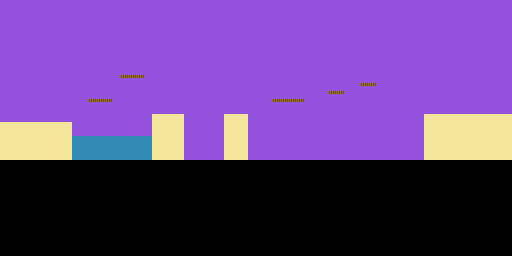

The image is a tile-based game level rendered from a .tmx file. Its description and complete source (layers, tilesets, objects, tile grids) follow:
An orthogonal 64x32 tile map with 8x8 px tiles, 1 tile layer (Tile Layer 1).

<map version="1.10" tiledversion="1.11.2" orientation="orthogonal" renderorder="right-down" width="64" height="32" tilewidth="8" tileheight="8" infinite="0" nextlayerid="2" nextobjectid="1">
 <tileset firstgid="1" source="tileset.tsx" />
 <layer id="1" name="Tile Layer 1" width="64" height="32">
  <data encoding="csv">
9,9,9,9,9,9,9,9,9,9,9,9,9,9,9,9,9,9,9,9,9,9,9,9,9,9,9,9,9,9,9,9,9,9,9,9,9,9,9,9,9,9,9,9,9,9,9,9,9,9,9,9,9,9,9,9,9,9,9,9,9,9,9,9,
9,9,9,9,9,9,9,9,9,9,9,9,9,9,9,9,9,9,9,9,9,9,9,9,9,9,9,9,9,9,9,9,9,9,9,9,9,9,9,9,9,9,9,9,9,9,9,9,9,9,9,9,9,9,9,9,9,9,9,9,9,9,9,9,
9,9,9,9,9,9,9,9,9,9,9,9,9,9,9,9,9,9,9,9,9,9,9,9,9,9,9,9,9,9,9,9,9,9,9,9,9,9,9,9,9,9,9,9,9,9,9,9,9,9,9,9,9,9,9,9,9,9,9,9,9,9,9,9,
9,9,9,9,9,9,9,9,9,9,9,9,9,9,9,9,9,9,9,9,9,9,9,9,9,9,9,9,9,9,9,9,9,9,9,9,9,9,9,9,9,9,9,9,9,9,9,9,9,9,9,9,9,9,9,9,9,9,9,9,9,9,9,9,
9,9,9,9,9,9,9,9,9,9,9,9,9,9,9,9,9,9,9,9,9,9,9,9,9,9,9,9,9,9,9,9,9,9,9,9,9,9,9,9,9,9,9,9,9,9,9,9,9,9,9,9,9,9,9,9,9,9,9,9,9,9,9,9,
9,9,9,9,9,9,9,9,9,9,9,9,9,9,9,9,9,9,9,9,9,9,9,9,9,9,9,9,9,9,9,9,9,9,9,9,9,9,9,9,9,9,9,9,9,9,9,9,9,9,9,9,9,9,9,9,9,9,9,9,9,9,9,9,
9,9,9,9,9,9,9,9,9,9,9,9,9,9,9,9,9,9,9,9,9,9,9,9,9,9,9,9,9,9,9,9,9,9,9,9,9,9,9,9,9,9,9,9,9,9,9,9,9,9,9,9,9,9,9,9,9,9,9,9,9,9,9,9,
9,9,9,9,9,9,9,9,9,9,9,9,9,9,9,9,9,9,9,9,9,9,9,9,9,9,9,9,9,9,9,9,9,9,9,9,9,9,9,9,9,9,9,9,9,9,9,9,9,9,9,9,9,9,9,9,9,9,9,9,9,9,9,9,
9,9,9,9,9,9,9,9,9,9,9,9,9,9,9,9,9,9,9,9,9,9,9,9,9,9,9,9,9,9,9,9,9,9,9,9,9,9,9,9,9,9,9,9,9,9,9,9,9,9,9,9,9,9,9,9,9,9,9,9,9,9,9,9,
9,9,9,9,9,9,9,9,9,9,9,9,9,9,9,7,7,7,9,9,9,9,9,9,9,9,9,9,9,9,9,9,9,9,9,9,9,9,9,9,9,9,9,9,9,9,9,9,9,9,9,9,9,9,9,9,9,9,9,9,9,9,9,9,
9,9,9,9,9,9,9,9,9,9,9,9,9,9,9,9,9,9,9,9,9,9,9,9,9,9,9,9,9,9,9,9,9,9,9,9,9,9,9,9,9,9,9,9,9,7,7,9,9,9,9,9,9,9,9,9,9,9,9,9,9,9,9,9,
9,9,9,9,9,9,9,9,9,9,9,9,9,9,9,9,9,9,9,9,9,9,9,9,9,9,9,9,9,9,9,9,9,9,9,9,9,9,9,9,9,7,7,9,9,9,9,9,9,9,9,9,9,9,9,9,9,9,9,9,9,9,9,9,
9,9,9,9,9,9,9,9,9,9,9,7,7,7,9,9,9,9,9,9,9,9,9,9,9,9,9,9,9,9,9,9,9,9,7,7,7,7,9,9,9,9,9,9,9,9,9,9,9,9,9,9,9,9,9,9,9,9,9,9,9,9,9,9,
9,9,9,9,9,9,9,9,9,1,9,9,9,9,9,9,9,9,9,9,9,9,9,9,9,9,9,9,9,9,9,9,9,9,9,9,9,9,9,9,9,9,9,9,9,9,9,9,9,9,9,9,9,9,9,9,9,9,9,9,9,9,9,9,
9,9,9,9,9,9,9,9,9,1,1,1,9,9,9,9,9,9,1,11,13,13,11,9,9,9,9,9,12,11,13,9,9,9,9,9,9,9,9,9,9,9,9,9,9,9,9,9,9,9,9,9,9,12,13,11,11,12,12,11,11,12,11,13,
12,12,13,11,12,13,11,13,11,1,1,1,1,1,1,1,1,1,1,10,10,10,10,9,9,9,9,9,10,10,10,9,9,9,9,9,9,9,9,9,9,9,9,9,9,9,9,9,9,9,9,9,9,10,10,10,10,10,10,10,10,10,10,10,
10,10,10,10,10,10,10,10,10,1,1,1,1,1,1,1,1,1,1,10,10,10,10,9,9,9,9,9,10,10,10,9,9,9,9,9,9,9,9,9,9,9,9,9,9,9,9,9,9,9,9,9,9,10,10,10,10,10,10,10,10,10,10,10,
10,10,10,10,10,10,10,10,10,14,14,14,14,14,14,14,14,14,14,10,10,10,10,9,9,9,9,9,10,10,10,9,9,9,9,9,9,9,9,9,9,9,9,9,9,9,9,9,9,9,9,9,9,10,10,10,10,10,10,10,10,10,10,10,
10,10,10,10,10,10,10,10,10,14,14,14,14,14,14,14,14,14,14,10,10,10,10,9,9,9,9,9,10,10,10,9,9,9,9,9,9,9,9,9,9,9,9,9,9,9,9,9,9,9,9,9,9,10,10,10,10,10,10,10,10,10,10,10,
10,10,10,10,10,10,10,10,10,14,14,14,14,14,14,14,14,14,14,10,10,10,10,9,9,9,9,9,10,10,10,9,9,9,9,9,9,9,9,9,9,9,9,9,9,9,9,9,9,9,9,9,9,10,10,10,10,10,10,10,10,10,10,10,
0,0,0,0,0,0,0,0,0,0,0,0,0,0,0,0,0,0,0,0,0,0,0,0,0,0,0,0,0,0,0,0,0,0,0,0,0,0,0,0,0,0,0,0,0,0,0,0,0,0,0,0,0,0,0,0,0,0,0,0,0,0,0,0,
0,0,0,0,0,0,0,0,0,0,0,0,0,0,0,0,0,0,0,0,0,0,0,0,0,0,0,0,0,0,0,0,0,0,0,0,0,0,0,0,0,0,0,0,0,0,0,0,0,0,0,0,0,0,0,0,0,0,0,0,0,0,0,0,
0,0,0,0,0,0,0,0,0,0,0,0,0,0,0,0,0,0,0,0,0,0,0,0,0,0,0,0,0,0,0,0,0,0,0,0,0,0,0,0,0,0,0,0,0,0,0,0,0,0,0,0,0,0,0,0,0,0,0,0,0,0,0,0,
0,0,0,0,0,0,0,0,0,0,0,0,0,0,0,0,0,0,0,0,0,0,0,0,0,0,0,0,0,0,0,0,0,0,0,0,0,0,0,0,0,0,0,0,0,0,0,0,0,0,0,0,0,0,0,0,0,0,0,0,0,0,0,0,
0,0,0,0,0,0,0,0,0,0,0,0,0,0,0,0,0,0,0,0,0,0,0,0,0,0,0,0,0,0,0,0,0,0,0,0,0,0,0,0,0,0,0,0,0,0,0,0,0,0,0,0,0,0,0,0,0,0,0,0,0,0,0,0,
0,0,0,0,0,0,0,0,0,0,0,0,0,0,0,0,0,0,0,0,0,0,0,0,0,0,0,0,0,0,0,0,0,0,0,0,0,0,0,0,0,0,0,0,0,0,0,0,0,0,0,0,0,0,0,0,0,0,0,0,0,0,0,0,
0,0,0,0,0,0,0,0,0,0,0,0,0,0,0,0,0,0,0,0,0,0,0,0,0,0,0,0,0,0,0,0,0,0,0,0,0,0,0,0,0,0,0,0,0,0,0,0,0,0,0,0,0,0,0,0,0,0,0,0,0,0,0,0,
0,0,0,0,0,0,0,0,0,0,0,0,0,0,0,0,0,0,0,0,0,0,0,0,0,0,0,0,0,0,0,0,0,0,0,0,0,0,0,0,0,0,0,0,0,0,0,0,0,0,0,0,0,0,0,0,0,0,0,0,0,0,0,0,
0,0,0,0,0,0,0,0,0,0,0,0,0,0,0,0,0,0,0,0,0,0,0,0,0,0,0,0,0,0,0,0,0,0,0,0,0,0,0,0,0,0,0,0,0,0,0,0,0,0,0,0,0,0,0,0,0,0,0,0,0,0,0,0,
0,0,0,0,0,0,0,0,0,0,0,0,0,0,0,0,0,0,0,0,0,0,0,0,0,0,0,0,0,0,0,0,0,0,0,0,0,0,0,0,0,0,0,0,0,0,0,0,0,0,0,0,0,0,0,0,0,0,0,0,0,0,0,0,
0,0,0,0,0,0,0,0,0,0,0,0,0,0,0,0,0,0,0,0,0,0,0,0,0,0,0,0,0,0,0,0,0,0,0,0,0,0,0,0,0,0,0,0,0,0,0,0,0,0,0,0,0,0,0,0,0,0,0,0,0,0,0,0,
0,0,0,0,0,0,0,0,0,0,0,0,0,0,0,0,0,0,0,0,0,0,0,0,0,0,0,0,0,0,0,0,0,0,0,0,0,0,0,0,0,0,0,0,0,0,0,0,0,0,0,0,0,0,0,0,0,0,0,0,0,0,0,0
</data>
 </layer>
</map>
